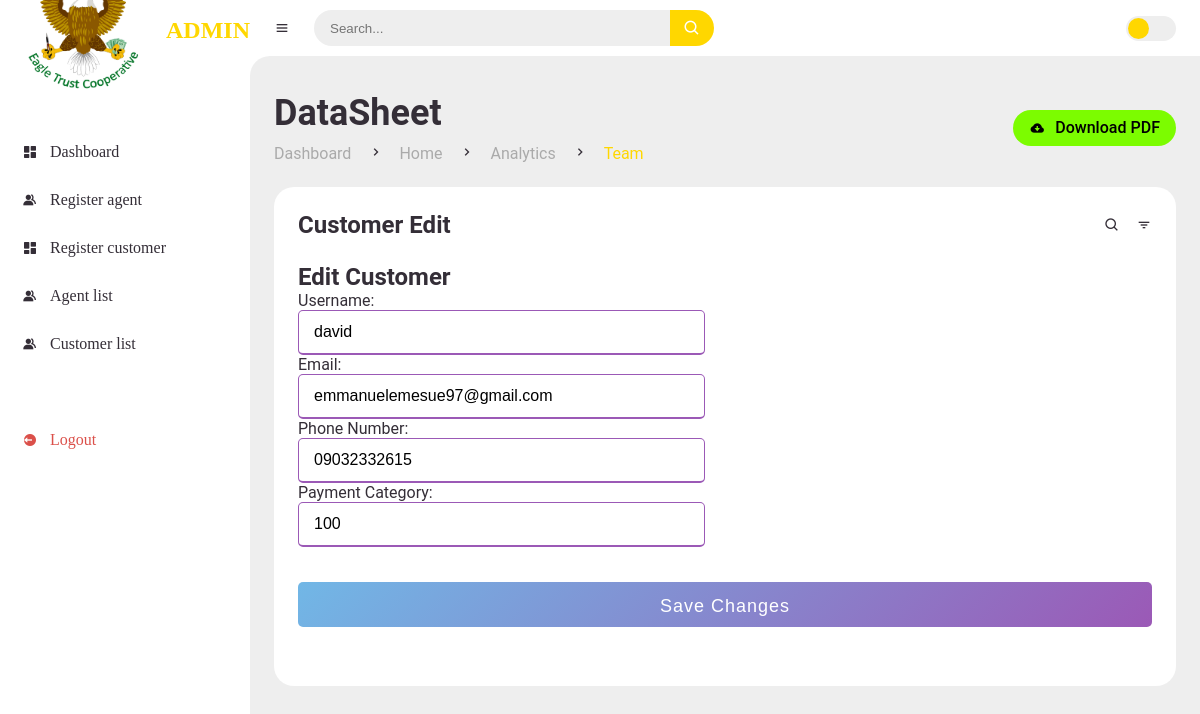
Before: /customer/edit/2456/ (signed in) with the older database file.
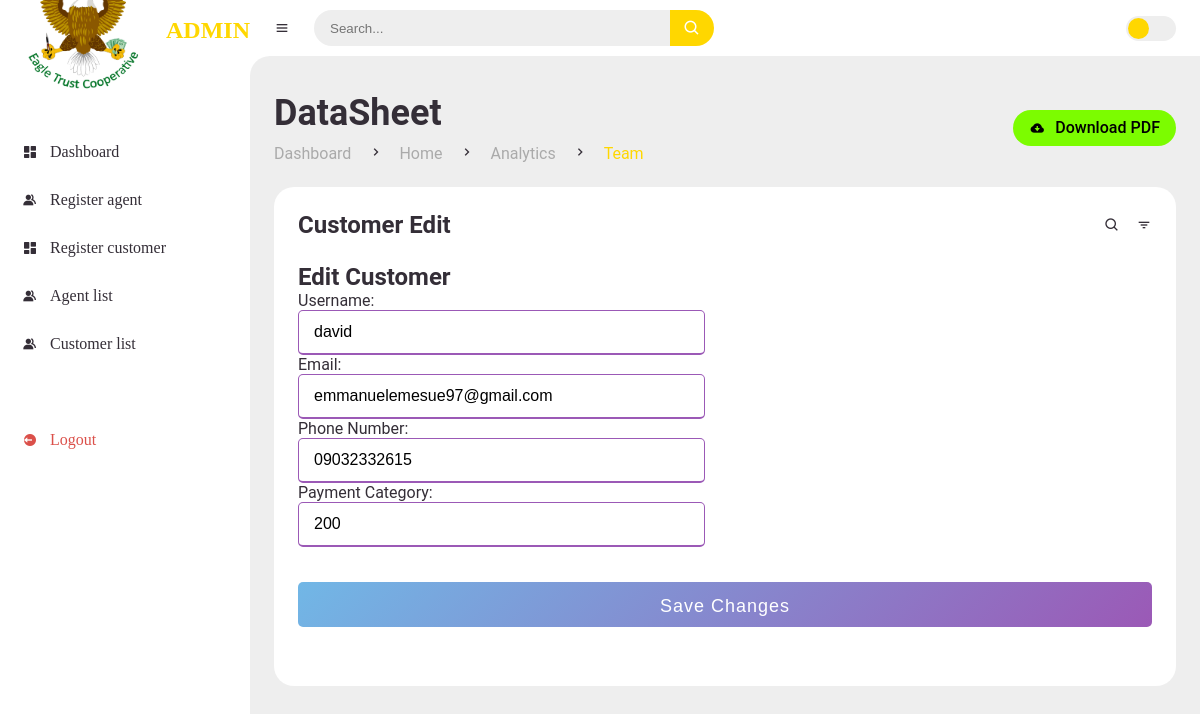
After: the same page with the newer database file.
### dashboard/models.py (models this page shows, shortened)
class Customer(models.Model):
    customer_id = models.IntegerField(primary_key=True, max_length=5,unique=True)
    username = models.CharField(max_length=255, unique=True)
    email = models.EmailField(unique=True)
    date_created = models.DateTimeField(auto_now_add=True, null=True)
    payment_category = models.IntegerField(default=0)
    phone_number = models.CharField(max_length=11,null=True,unique=True)

### dashboard/views.py (the view, shortened to what this page needs)
# urls.py: path('customer/edit/<int:pk>/', CustomerEditView.as_view(), name='customer_edit'),
@method_decorator(login_required, name='dispatch')
class CustomerEditView(UpdateView):
    model = Customer
    form_class = CustomerFormEdit
    template_name = 'dashboard/admin/customer_edit.html'
    success_url = reverse_lazy('customer_list')

### dashboard/forms.py
class CustomerFormEdit(forms.ModelForm):
    class Meta:
        model = Customer
        fields = ['username', 'email','phone_number', 'payment_category']
        labels = {
            'username': 'Username',
            'email': 'Email',
            'phone_number': 'Phone Number',
            'payment_category': 'Payment Category',
        }
        widgets = {
            'username': forms.TextInput(attrs={'placeholder': 'Enter your username'}),
            'email': forms.EmailInput(attrs={'placeholder': 'Edit email'}),
            'payment_category': forms.TextInput(attrs={'placeholder': 'Edit payment category'}),
            'phone_number': forms.TextInput(attrs={'placeholder': 'Edit  phone number'}),
        }

### templates/dashboard/admin/customer_edit.html (shortened to what this page needs)
{% extends 'main/admin_main.html' %}
{% load static %}
{% block content %}
<main>
    <div class="head-title">
        <div class="left">
            <h1>DataSheet</h1>
            <ul class="breadcrumb">
                <li>
                    <a href="index.html">Dashboard</a>
                </li>
                <li><i class='bx bx-chevron-right' ></i></li>
                <li>
                    <a href="index.html">Home</a>
                </li>
                <li><i class='bx bx-chevron-right' ></i></li>
                <li>
                    <a  href="admin_analytics.html">Analytics</a>
                </li>
                <li><i class='bx bx-chevron-right' ></i></li>
                <li class="active">
                    <a class="active" href="admin_analytics.html">Team</a>
                </li>
            </ul>
        </div>
        <a href="#" class="btn-download">
            <i class='bx bxs-cloud-download' ></i>
            <span class="text">Download PDF</span>
        </a>
    </div>
    <div class="table-data">
        <div class="order">
            <div class="head">
                <h3>Customer Edit</h3>
                <i class='bx bx-search' ></i>
                <i class='bx bx-filter' ></i>
            </div>
            <h1>Edit Customer</h1>
            <form  method="POST">
                <div class="user-details">
                    <div class="input-box">
                        {{form.as_p}}
                    </div>
                </div>
                <div class="button">
                    <input type="submit" value="Save Changes">
                </div>
            </form>
        </div>
    </div>
</main>
</section>
{% endblock %}

Changed rows visible on the page:
changed Customer "david": payment_category "100" → "200"
